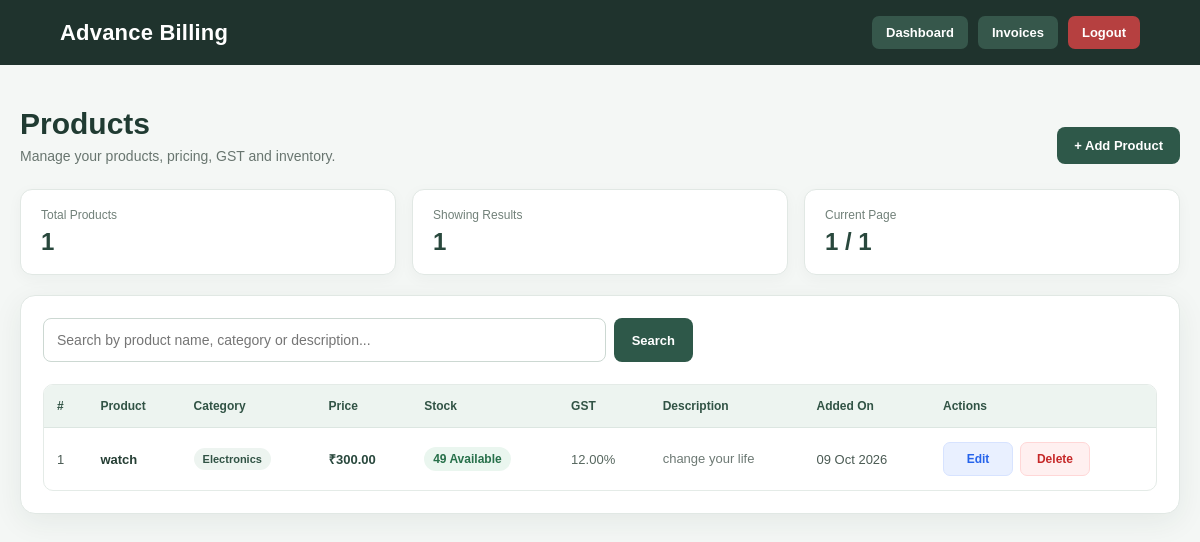
/products/ (signed in), run on an earlier commit of the app's database.
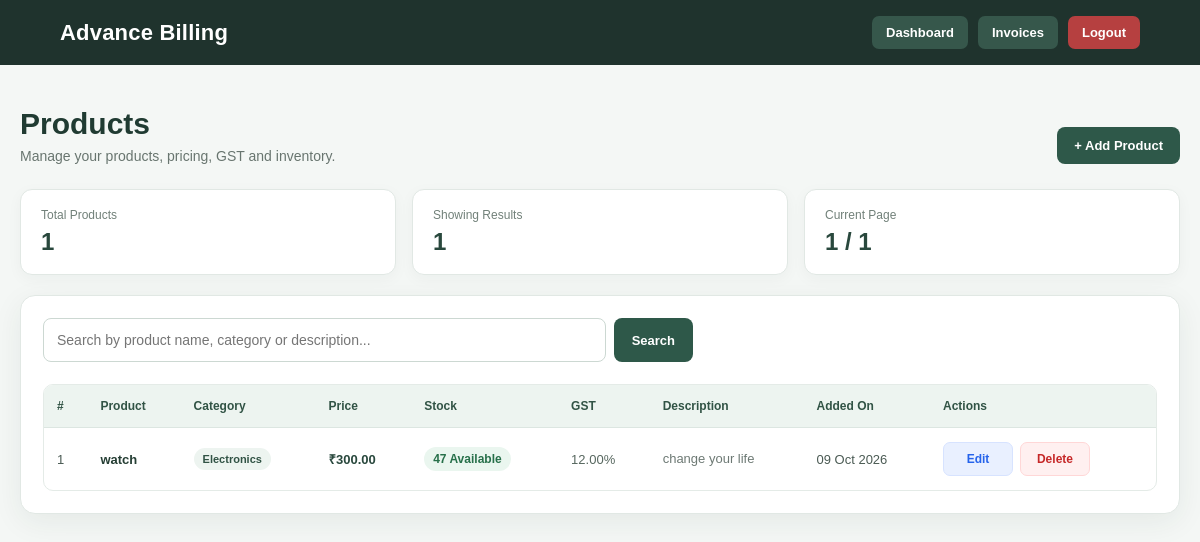
And on a later commit of the database.
### billing/models.py (models this page shows, shortened)
class Product(models.Model):
    CATEGORY_CHOICES = [
        ("Electronics", "Electronics"),
        ("Grocery", "Grocery"),
        ("Clothing", "Clothing"),
        ("Furniture", "Furniture"),
        ("Stationery", "Stationery"),
        ("Medicine", "Medicine"),
        ("Food", "Food"),
        ("Other", "Other"),
    ]
    name = models.CharField(max_length=150)
    category = models.CharField(max_length=50, choices=CATEGORY_CHOICES)
    price = models.DecimalField(max_digits=10, decimal_places=2)
    stock = models.PositiveIntegerField(default=0)
    gst_rate = models.DecimalField(max_digits=5, decimal_places=2, default=0)
    description = models.TextField(blank=True)
    created_at = models.DateTimeField(auto_now_add=True)
    updated_at = models.DateTimeField(auto_now=True)
    class Meta:
        ordering = ["-created_at"]
        verbose_name = "Product"
        verbose_name_plural = "Products"

### billing/views.py (the view)
@login_required
def product_list(request):
    search_query = request.GET.get("search", "").strip()
    products = Product.objects.all()
    if search_query:
        products = products.filter(
            models.Q(name__icontains=search_query)
            | models.Q(category__icontains=search_query)
            | models.Q(description__icontains=search_query)
        )
    paginator = Paginator(products, 8)
    page_number = request.GET.get("page")
    page_obj = paginator.get_page(page_number)
    context = {
        "products": page_obj,
        "page_obj": page_obj,
        "search_query": search_query,
        "total_products": Product.objects.count(),
        "showing_products": products.count(),
    }
    return render(
        request,
        "product_list.html",
        context
    )

### templates/product_list.html (shortened to what the changed rows need)
<!DOCTYPE html>
<html lang="en">
<head>
</head>
<body>
<main class="page">
    <div class="heading">
        <div>
            <h1>
                Products
            </h1>
        </div>
    </div>
    <div class="card">
        {% if products %}
            <div class="table-wrapper">
                <table>
                    <thead>
                        <tr>
                            <th>
                                #
                            </th>
                            <th>
                                Product
                            </th>
                            <th>
                                Category
                            </th>
                            <th>
                                Price
                            </th>
                            <th>
                                Stock
                            </th>
                            <th>
                                GST
                            </th>
                            <th>
                                Description
                            </th>
                            <th>
                                Added On
                            </th>
                            <th>
                                Actions
                            </th>
                        </tr>
                    </thead>
                    <tbody>
                        {% for product in products %}
                            <tr>
                                <td>
                                    {{ page_obj.start_index|add:forloop.counter0 }}
                                </td>
                                <td>
                                    <div class="product-name">
                                        {{ product.name }}
                                    </div>
                                </td>
                                <td>
                                    <span class="category">
                                        {{ product.get_category_display }}
                                    </span>
                                </td>
                                <td>
                                    <span class="price">
                                        ₹{{ product.price|floatformat:2 }}
                                    </span>
                                </td>
                                <td>
                                    {% if product.stock == 0 %}
                                        <span class="stock out">
                                            Out of Stock
                                        </span>
                                    {% elif product.stock <= 10 %}
                                        <span class="stock low">
                                            {{ product.stock }} Low
                                        </span>
                                    {% else %}
                                        <span class="stock available">
                                            {{ product.stock }} Available
                                        </span>
                                    {% endif %}
                                </td>
                                <td>
                                    <span class="gst">
                                        {{ product.gst_rate|floatformat:2 }}%
                                    </span>
                                </td>
                                <td>
                                    <div class="description">
                                        {% if product.description %}
                                            {{ product.description|truncatechars:45 }}
                                        {% else %}
                                            —
                                        {% endif %}
                                    </div>
                                </td>
                                <td>
                                    {{ product.created_at|date:"d M Y" }}
                                </td>
                                <td>
                                    <div class="actions">
                                        <a
                                            href="{% url 'edit_product' product.id %}"
                                            class="edit-btn"
                                        >
                                            Edit
                                        </a>
                                        <button
                                            type="button"
                                            class="delete-btn"
                                            onclick="openDeleteModal(
                                                '{{ product.id }}',
                                                '{{ product.name|escapejs }}'
                                            )"
                                        >
                                            Delete
                                        </button>
                                    </div>
                                </td>
                            </tr>
                        {% endfor %}
                    </tbody>
                </table>
            </div>
        {% endif %}
    </div>
</main>
</body>
</html>

What changed in the data, as far as the page shows it:
changed Product "watch": stock "49" → "47"
